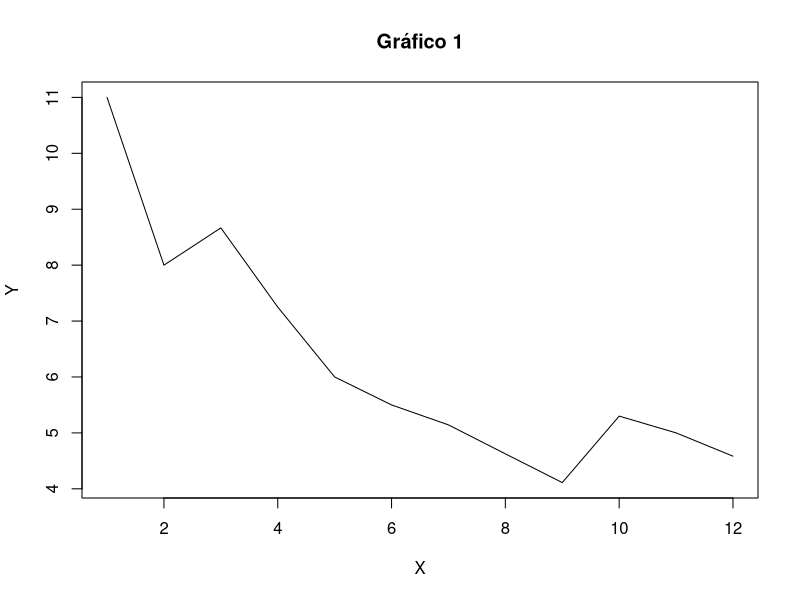
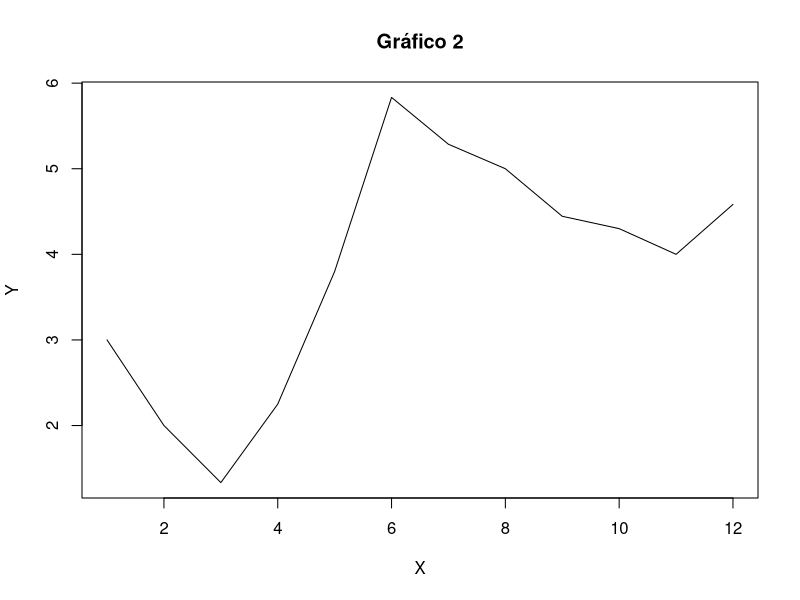
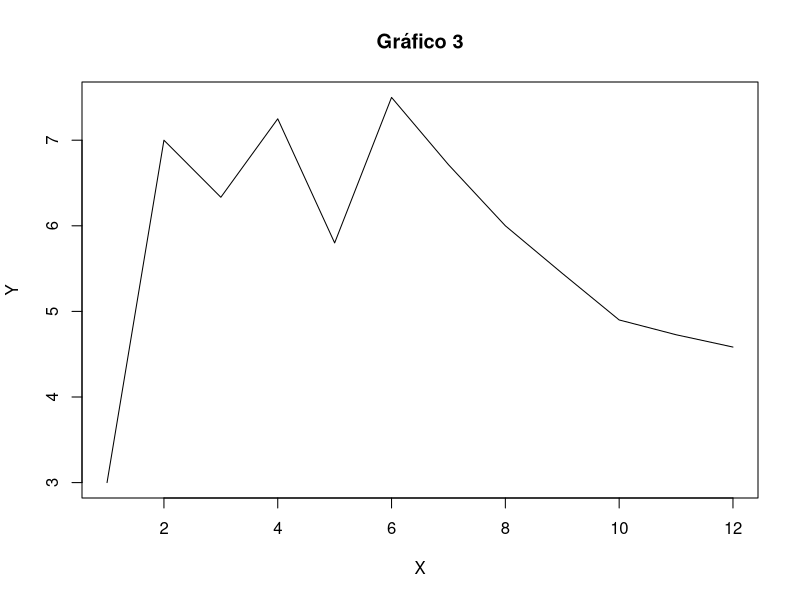
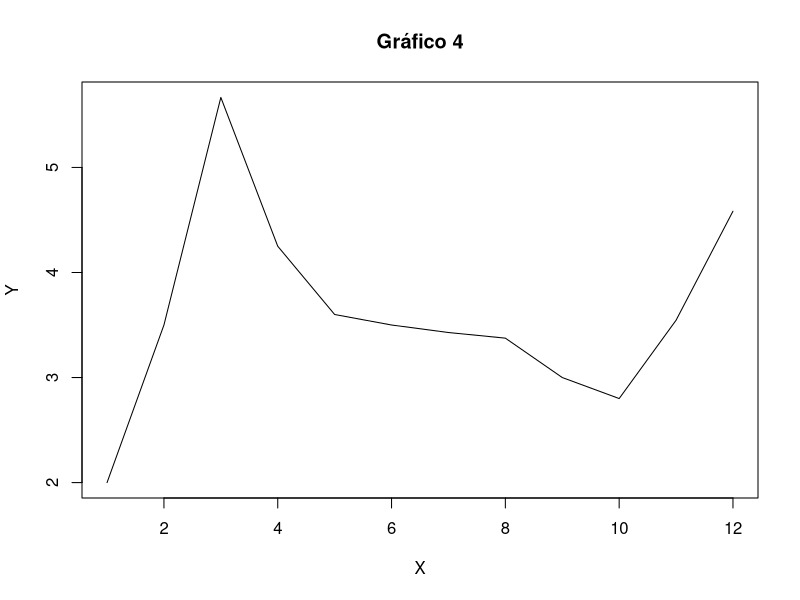
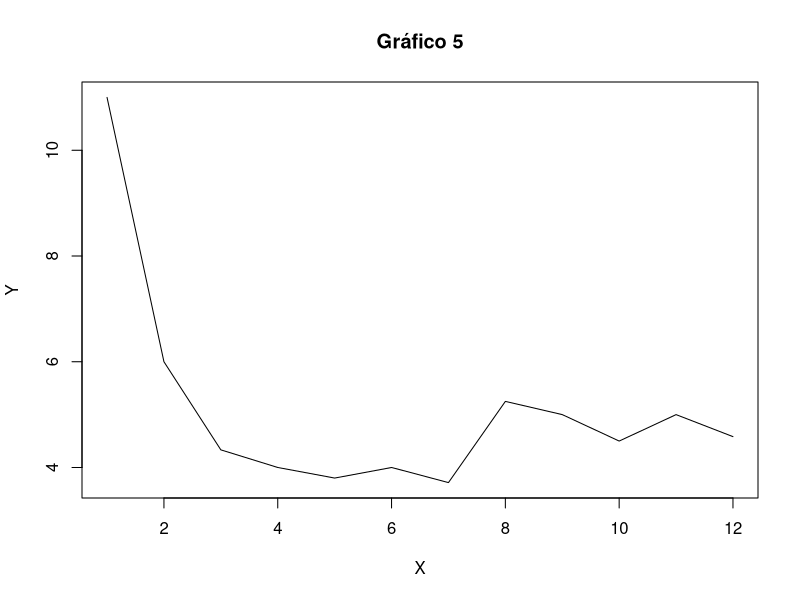
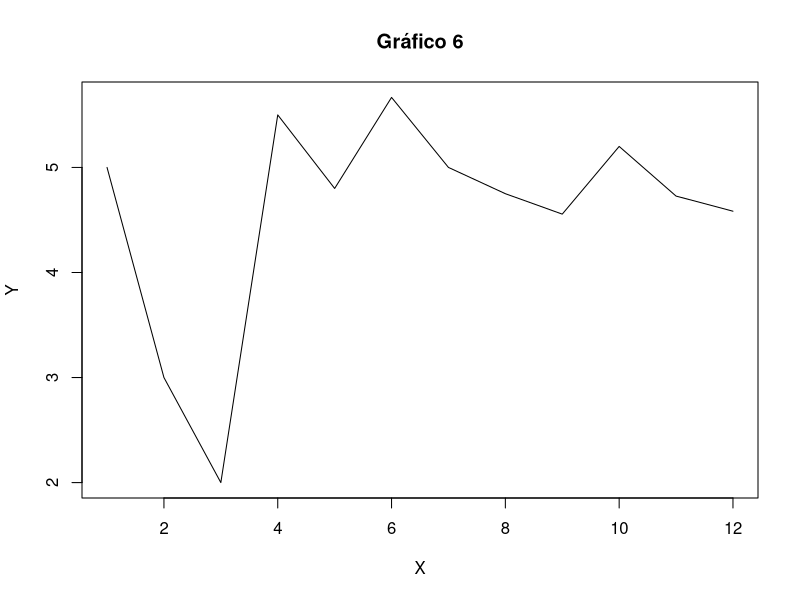
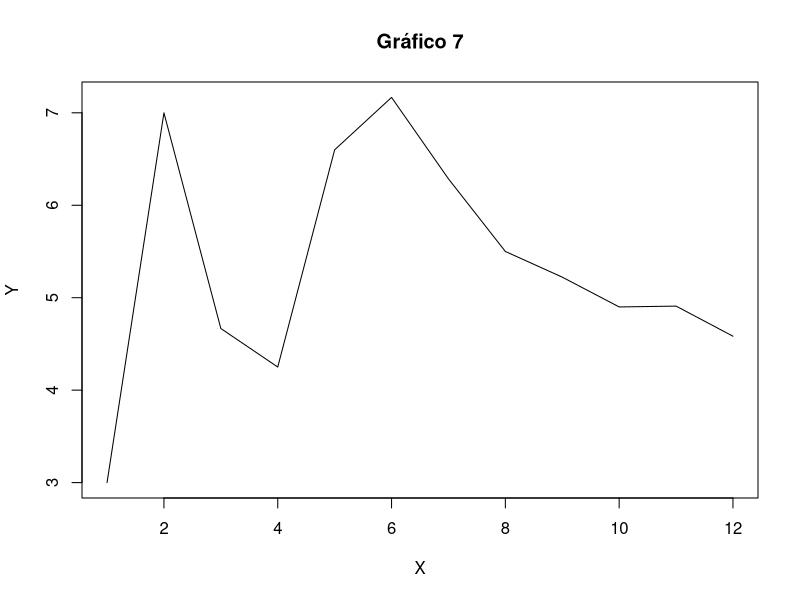
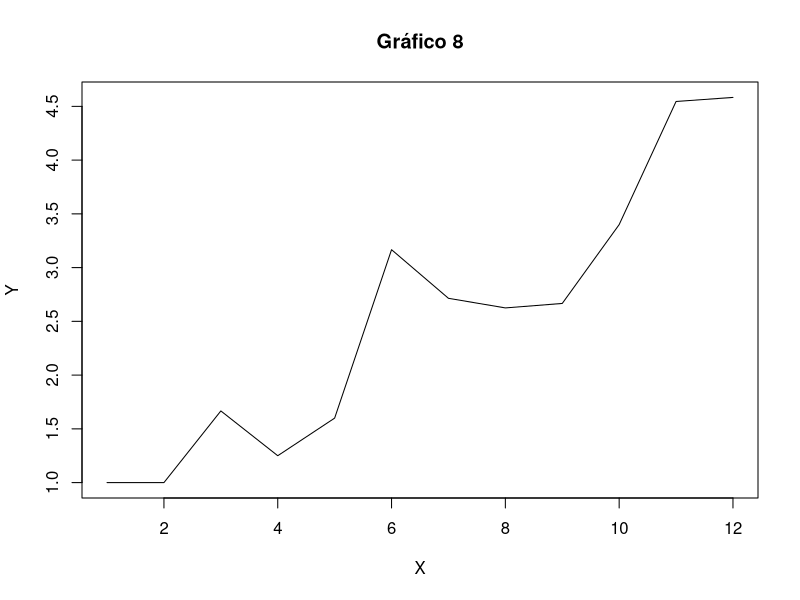

Recreate these plots in R, in order.
## ---- chunk 1
#Paso1
library("readxl")
densidad_parcelas <- read_excel('data/taraxacum-1m.xlsx', sheet = "Hoja2", col_types = c("numeric","numeric"))
## ---- chunk 2
#Paso2
densidad_parcelas$Densidad_acum0 <- cumsum(densidad_parcelas$Individuos) / seq_along(densidad_parcelas$Individuos)

print(densidad_parcelas$Densidad_acum0)
## ---- chunk 3
#Paso3
generar_grafico <- function(datos, i) {
  # Código para generar el gráfico
  plot(datos, type = "l", main = paste("Gráfico", i), xlab = "X", ylab = "Y")
}

par(mfrow=c(1,1))
# Crear el primer gráfico
generar_grafico(densidad_parcelas$Densidad_acum0, 1)
## ---- chunk 4
#Paso4 y 5
for(i in 1:50) {
  aleatorio <- sample(densidad_parcelas$Individuos)
  densidad_parcelas[[paste0("Densidad_acum", i)]] <- cumsum(aleatorio) / seq_along(densidad_parcelas$Individuos)
  
  # Crear los gráficos
  generar_grafico(densidad_parcelas[[paste0("Densidad_acum", i)]], i+1)
}
  
## ---- chunk 5
#Bonus
# Crear un gráfico en blanco
plot(NULL, xlim=c(1, nrow(densidad_parcelas)), ylim=c(min(densidad_parcelas[grep("Densidad_acum", names(densidad_parcelas))]), 
     max(densidad_parcelas[grep("Densidad_acum", names(densidad_parcelas))])), 
     xlab="Número de observaciones", ylab="Densidad acumulada", 
     main="Resumen de Densidad Acumulada (50 Curvas)")

# Superponer las 14 curvas
for(i in 1:50) {
  lines(densidad_parcelas[[paste0("Densidad_acum", i)]], col=rainbow(50)[i])
}

# Añadir leyenda
legend("topright", legend=paste0("Curva ", 1:50), col=rainbow(50), lty=1, cex=0.2)

